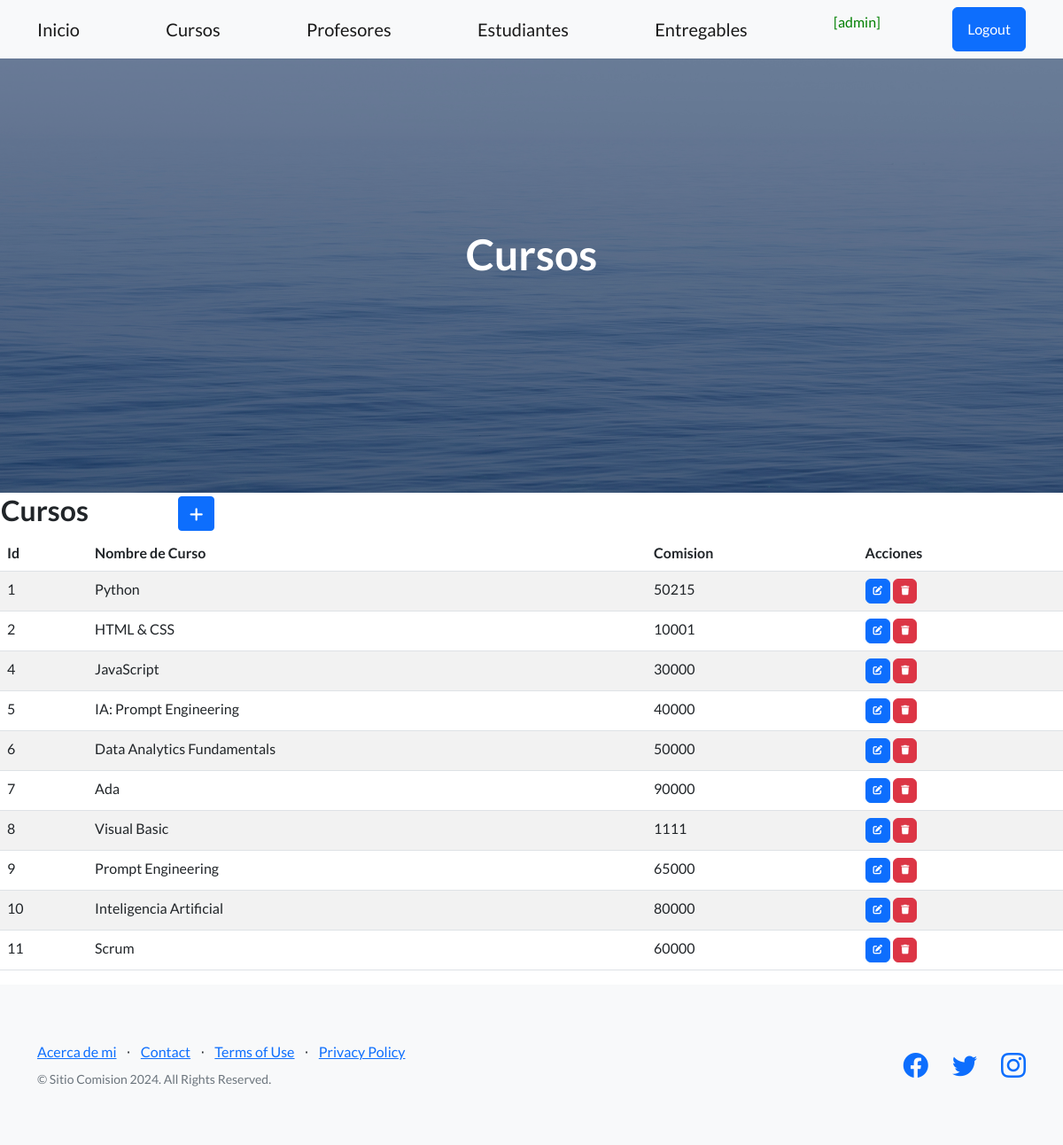
Page /cursos/ (signed in) on the committed database.
### aplicacion/models.py (models this page shows, shortened)
class Curso(models.Model):
    nombre = models.CharField(max_length=50)
    comision = models.IntegerField()
    class Meta:
        ordering = ["-nombre"]

### aplicacion/views.py (the view)
# urls.py: path('cursos/', cursos, name="cursos"),
@login_required
def cursos(request):
    contexto = {'cursos': Curso.objects.all().order_by("id")}
    return render(request, "aplicacion/cursos.html", contexto)

### aplicacion/templates/aplicacion/cursos.html (shortened to what this page needs)
{% extends "aplicacion/index.html" %}
{% block titulo %}
<h1 class="mb-5">Cursos</h1>
{% endblock titulo %}
{% block contenido %}
<table>
    <tr>
        <td width="200"><h2>Cursos</h2></td>
        <td>
            <a
            href="{% url 'curso_create' %}"
            class="btn btn-primary btn-sm"
            >
            </a>
        </td>
    </tr>
</table>
<table class="table table-striped">
    <thead>
        <tr>
            <th>Id</th>
            <th>Nombre de Curso</th>
            <th>Comision</th>
            <th>Acciones</th>
        </tr>
    </thead>
    <tbody>
    {% for c in cursos  %}
        <tr>
            <td>{{ c.id }}</td>
            <td>{{ c.nombre }}</td>
            <td>{{ c.comision }}</td>
            <td>
                <a
                  href="{% url 'curso_update' c.id %}"
                  class="btn btn-primary"
                  style="--bs-btn-padding-y: .25rem; --bs-btn-padding-x: .5rem; --bs-btn-font-size: .75rem;"
                  >
                </a>
                <a
                  href="{% url 'curso_delete' c.id %}"
                  class="btn btn-danger"
                  style="--bs-btn-padding-y: .25rem; --bs-btn-padding-x: .5rem; --bs-btn-font-size: .75rem;"
                  >
                </a>
            </td>
        </tr>
    {% endfor %}
    </tbody>
</table>
{% endblock contenido %}

### aplicacion/templates/aplicacion/index.html (shortened to what this page needs)
<!DOCTYPE html>
<html lang="en">
    <head>
        {% load static %}
        <link href="https://cdn.jsdelivr.net/npm/bootstrap-icons@1.5.0/font/bootstrap-icons.css" rel="stylesheet" type="text/css" />
        <link href="{% static  'css/styles.css' %}" rel="stylesheet" />
        <link rel="stylesheet" href="https://cdnjs.cloudflare.com/ajax/libs/font-awesome/6.4.0/css/all.min.css">
    </head>
    <body>
        <nav class="navbar navbar-light bg-light static-top">
            <div class="container">
                <a class="navbar-brand" href="{% url 'home' %}">Inicio</a>
                {% if  user.is_authenticated %}
                    <a class="navbar-brand" href="{% url 'cursos' %}">Cursos</a>
                    <a class="navbar-brand" href="{% url 'profesores' %}">Profesores</a>
                    <a class="navbar-brand" href="{% url 'estudiantes' %}">Estudiantes</a>
                    <a class="navbar-brand" href="{% url 'entregables' %}">Entregables</a>
                    <p style="color:green">[{{user.username}}]</p>
                    <a class="btn btn-primary" href="{% url 'logout' %}">Logout</a>
                {% else %}
                    <a class="btn btn-primary" href="{% url 'login' %}">Login</a>
                    <a class="btn btn-success" href="{% url 'registrar' %}">Registrarse</a>
                {% endif %}
            </div>
        </nav>
        <header class="masthead">
            <div class="container position-relative">
                <div class="row justify-content-center">
                    <div class="col-xl-6">
                        <div class="text-center text-white">
                            {% block titulo %}{% endblock titulo %}
                        </div>
                    </div>
                </div>
            </div>
        </header>
        {% block contenido %}
        {% endblock contenido %}
        <footer class="footer bg-light">
            <div class="container">
                <div class="row">
                    <div class="col-lg-6 h-100 text-center text-lg-start my-auto">
                        <ul class="list-inline mb-2">
                            <li class="list-inline-item"><a href="{% url 'acerca_de_mi' %}">Acerca de mi</a></li>
                            <li class="list-inline-item">⋅</li>
                            <li class="list-inline-item"><a href="#!">Contact</a></li>
                            <li class="list-inline-item">⋅</li>
                            <li class="list-inline-item"><a href="#!">Terms of Use</a></li>
                            <li class="list-inline-item">⋅</li>
                            <li class="list-inline-item"><a href="#!">Privacy Policy</a></li>
                        </ul>
                        <p class="text-muted small mb-4 mb-lg-0">&copy; Sitio Comision 2024. All Rights Reserved.</p>
                    </div>
                    <div class="col-lg-6 h-100 text-center text-lg-end my-auto">
                        <ul class="list-inline mb-0">
                            <li class="list-inline-item me-4">
                                <a href="#!"><i class="bi-facebook fs-3"></i></a>
                            </li>
                            <li class="list-inline-item me-4">
                                <a href="#!"><i class="bi-twitter fs-3"></i></a>
                            </li>
                            <li class="list-inline-item">
                                <a href="#!"><i class="bi-instagram fs-3"></i></a>
                            </li>
                        </ul>
                    </div>
                </div>
            </div>
        </footer>
    </body>
</html>

### rows in the picture
Curso: id "1", nombre "Python", comision "50215"
Curso: id "2", nombre "HTML & CSS", comision "10001"
Curso: id "4", nombre "JavaScript", comision "30000"
Curso: id "5", nombre "IA: Prompt Engineering", comision "40000"
Curso: id "6", nombre "Data Analytics Fundamentals", comision "50000"
Curso: id "7", nombre "Ada", comision "90000"
Curso: id "8", nombre "Visual Basic", comision "1111"
Curso: id "9", nombre "Prompt Engineering", comision "65000"
Curso: id "10", nombre "Inteligencia Artificial", comision "80000"
Curso: id "11", nombre "Scrum", comision "60000"

### other values in the picture
{{ user.username }} "admin"
